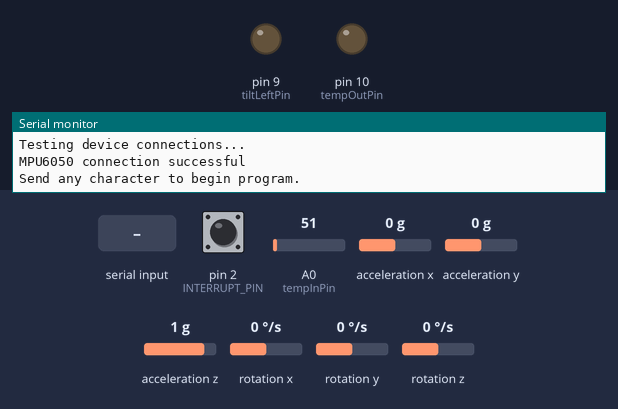
The sketch below on a simulated Arduino Uno, built with avr-gcc and run on an emulated ATmega328P. Parts: output pins drawn as LEDs (lit = HIGH), the last lines printed to the serial monitor. The inputs (shaded band) are chosen by the test bench; at power-on: acceleration y 0 g, pin 2 (INTERRUPT_PIN) LOW, A0 (tempInPin) = 51, acceleration x 0 g, acceleration z 1 g, rotation x 0 °/s, rotation y 0 °/s, rotation z 0 °/s. The sensor or clock chip raises its interrupt line as the real part does.

Above: at 0.9 s.
1.0 s: "1" received over Serial
3.0 s: acceleration y set to -0.5 g
4.5 s: acceleration y set to -0.8 g
At 5.4 s:
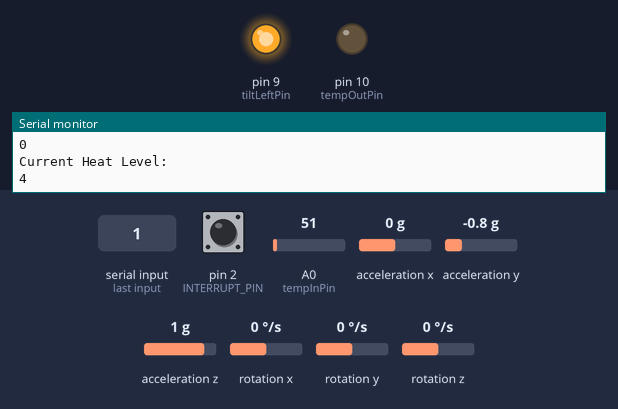
Timing chart, 0 to 7.5 s (numbered marks = the images above; inputs shaded):
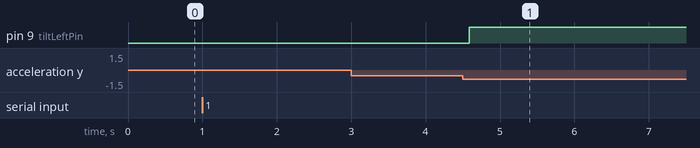

The sketch:

Hat-Tech_V2_2017.ino
```cpp
// Hacktech 2017 Submission
// Hat-Tech
// David Kornfeld, Alex Moraru, Connor Soohoo

#include "I2Cdev.h"

#include "MPU6050_6Axis_MotionApps20.h"
//#include "MPU6050.h" // not necessary if using MotionApps include file

#if I2CDEV_IMPLEMENTATION == I2CDEV_ARDUINO_WIRE
    #include "Wire.h"
#endif

// class default I2C address is 0x68
// specific I2C addresses may be passed as a parameter here
// AD0 low = 0x68 (default for SparkFun breakout and InvenSense evaluation board)
// AD0 high = 0x69
MPU6050 mpu;
//MPU6050 mpu(0x69); // <-- use for AD0 high

#define OUTPUT_READABLE_YAWPITCHROLL

#define INTERRUPT_PIN 2  // use pin 2 on Arduino Uno & most boards

// MPU control/status vars
bool dmpReady = false;  // set true if DMP init was successful
uint8_t mpuIntStatus;   // holds actual interrupt status byte from MPU
uint8_t devStatus;      // return status after each device operation (0 = success, !0 = error)
uint16_t packetSize;    // expected DMP packet size (default is 42 bytes)
uint16_t fifoCount;     // count of all bytes currently in FIFO
uint8_t fifoBuffer[64]; // FIFO storage buffer

// orientation/motion vars
Quaternion q;           // [w, x, y, z]         quaternion container
VectorInt16 aa;         // [x, y, z]            accel sensor measurements
VectorInt16 aaReal;     // [x, y, z]            gravity-free accel sensor measurements
VectorInt16 aaWorld;    // [x, y, z]            world-frame accel sensor measurements
VectorFloat gravity;    // [x, y, z]            gravity vector
float euler[3];         // [psi, theta, phi]    Euler angle container
float ypr[3];           // [yaw, pitch, roll]   yaw/pitch/roll container and gravity vector

// ================================================================
// ===               INTERRUPT DETECTION ROUTINE                ===
// ================================================================

volatile bool mpuInterrupt = false;     // indicates whether MPU interrupt pin has gone high
void dmpDataReady() {
    mpuInterrupt = true;
}

//Setup Pinouts
int tempInPin = A0;
int tempOutPin = 10;
int tiltRightPin = 8;
int tiltLeftPin = 9;

//Global Variables
int tilt;
int tempOutput;
int tempData;
bool leftDebounce = false;
bool rightDebounce = false;
int heatSetting = 5;

//Global Constants

//These numbers are to be fine-tuned depending on the environment in which Hat-Tech will be used.
//Higher number corresponds to colder environment. Connect the Arduino to USB to monitor the serial
//data to determine a good range.
int TEMP_MAX_RANGE = 510;
int TEMP_MIN_RANGE = 470;

// ================================================================
// ===                      INITIAL SETUP                       ===
// ================================================================

void setup() {
    // join I2C bus (I2Cdev library doesn't do this automatically)
    #if I2CDEV_IMPLEMENTATION == I2CDEV_ARDUINO_WIRE
        Wire.begin();
        Wire.setClock(400000); // 400kHz I2C clock. Comment this line if having compilation difficulties
    #elif I2CDEV_IMPLEMENTATION == I2CDEV_BUILTIN_FASTWIRE
        Fastwire::setup(400, true);
    #endif

    // initialize serial communication
    // (115200 chosen because it is required for Teapot Demo output, but it's
    // really up to you depending on your project)
    Serial.begin(115200);
    while (!Serial); // wait for Leonardo enumeration, others continue immediately

    // initialize device
    Serial.println(F("Initializing I2C devices..."));
    mpu.initialize();
    pinMode(INTERRUPT_PIN, INPUT);

    // verify connection
    Serial.println(F("Testing device connections..."));
    Serial.println(mpu.testConnection() ? F("MPU6050 connection successful") : F("MPU6050 connection failed"));

    // wait for ready
    Serial.println(F("\nSend any character to begin program. "));
    while (Serial.available() && Serial.read()); // empty buffer
    while (!Serial.available());                 // wait for data
    while (Serial.available() && Serial.read()); // empty buffer again

    // load and configure the DMP
    Serial.println(F("Initializing DMP..."));
    devStatus = mpu.dmpInitialize();

    // supply your own gyro offsets here, scaled for min sensitivity
    mpu.setXGyroOffset(220);
    mpu.setYGyroOffset(76);
    mpu.setZGyroOffset(-85);
    mpu.setZAccelOffset(1788); // 1688 factory default for my test chip

    // make sure it worked (returns 0 if so)
    if (devStatus == 0) {
        // turn on the DMP, now that it's ready
        Serial.println(F("Enabling DMP..."));
        mpu.setDMPEnabled(true);

        // enable Arduino interrupt detection
        Serial.println(F("Enabling interrupt detection (Arduino external interrupt 0)..."));
        attachInterrupt(digitalPinToInterrupt(INTERRUPT_PIN), dmpDataReady, RISING);
        mpuIntStatus = mpu.getIntStatus();

        // set our DMP Ready flag so the main loop() function knows it's okay to use it
        Serial.println(F("DMP ready! Waiting for first interrupt..."));
        dmpReady = true;

        // get expected DMP packet size for later comparison
        packetSize = mpu.dmpGetFIFOPacketSize();
    } else {
        // ERROR!
        // 1 = initial memory load failed
        // 2 = DMP configuration updates failed
        // (if it's going to break, usually the code will be 1)
        Serial.print(F("DMP Initialization failed (code "));
        Serial.print(devStatus);
        Serial.println(F(")"));
    }

    // configure LED for output
    pinMode(tempInPin, INPUT);
    pinMode(tempOutPin, OUTPUT);
    pinMode(tiltRightPin, OUTPUT);
    pinMode(tiltLeftPin, OUTPUT);
}


// ================================================================
// ===                    MAIN PROGRAM LOOP                     ===
// ================================================================

void loop() {
    // if programming failed, don't try to do anything
    if (!dmpReady) return;

    // wait for MPU interrupt or extra packet(s) available
    while (!mpuInterrupt && fifoCount < packetSize) {
        tempData = analogRead(tempInPin);
        tempData = constrain(tempData, TEMP_MIN_RANGE, TEMP_MAX_RANGE);
        tempOutput = map(tempData, TEMP_MAX_RANGE, TEMP_MIN_RANGE, 51 * heatSetting, 0);
        analogWrite(tempOutPin, tempOutput);
    }

    // reset interrupt flag and get INT_STATUS byte
    mpuInterrupt = false;
    mpuIntStatus = mpu.getIntStatus();

    // get current FIFO count
    fifoCount = mpu.getFIFOCount();

    // check for overflow (this should never happen unless our code is too inefficient)
    if ((mpuIntStatus & 0x10) || fifoCount == 1024) {
        // reset so we can continue cleanly
        mpu.resetFIFO();

    // otherwise, check for DMP data ready interrupt (this should happen frequently)
    } else if (mpuIntStatus & 0x02) {
        // wait for correct available data length, should be a VERY short wait
        while (fifoCount < packetSize) fifoCount = mpu.getFIFOCount();

        // read a packet from FIFO
        mpu.getFIFOBytes(fifoBuffer, packetSize);

        // track FIFO count here in case there is > 1 packet available
        // (this lets us immediately read more without waiting for an interrupt)
        fifoCount -= packetSize;

        #ifdef OUTPUT_READABLE_YAWPITCHROLL
            // display Euler angles in degrees
            mpu.dmpGetQuaternion(&q, fifoBuffer);
            mpu.dmpGetGravity(&gravity, &q);
            mpu.dmpGetYawPitchRoll(ypr, &q, &gravity);
            Serial.print("ypr\t");
            Serial.print(ypr[0] * 180/M_PI);
            Serial.print("\t");
            Serial.print(ypr[1] * 180/M_PI);
            Serial.print("\t");
            Serial.println(ypr[2] * 180/M_PI);
            tilt = ypr[2] * 180/M_PI;
            if(tilt < -30)
            {
              digitalWrite(tiltLeftPin, HIGH);
              if (!leftDebounce)
              {
                leftDebounce = true;
                if (heatSetting > 0)
                {
                  heatSetting --;
                }
                else
                {
                  heatSetting = 0;
                }
              }
            }
            else if (tilt > 30)
            {
              digitalWrite(tiltRightPin, HIGH);
              if (!rightDebounce)
              {
                rightDebounce = true;
                if (heatSetting < 5)
                {
                  heatSetting ++;
                }
                else
                {
                  heatSetting = 5;
                }
              }
            }
            else
            {
              digitalWrite(tiltRightPin, LOW);
              digitalWrite(tiltLeftPin, LOW);
              leftDebounce = false;
              rightDebounce = false;
            }
        #endif

        Serial.println();
        Serial.println("Raw Temperature Input: ");
        Serial.println(tempData);
        Serial.println("Heating Output Level (0-255): ");
        Serial.println(tempOutput);
        Serial.println("Current Heat Level: ");
        Serial.println(heatSetting);
        Serial.println();
        delay(100);
    }
}
```

Measured:
- the behaviour switches between -0.6 and -0.7 g on acceleration y (found by bisection; images 0 and 1)
- after the input at 4.5 s, pin 9 (tiltLeftPin): LOW → HIGH after 0.09 s
